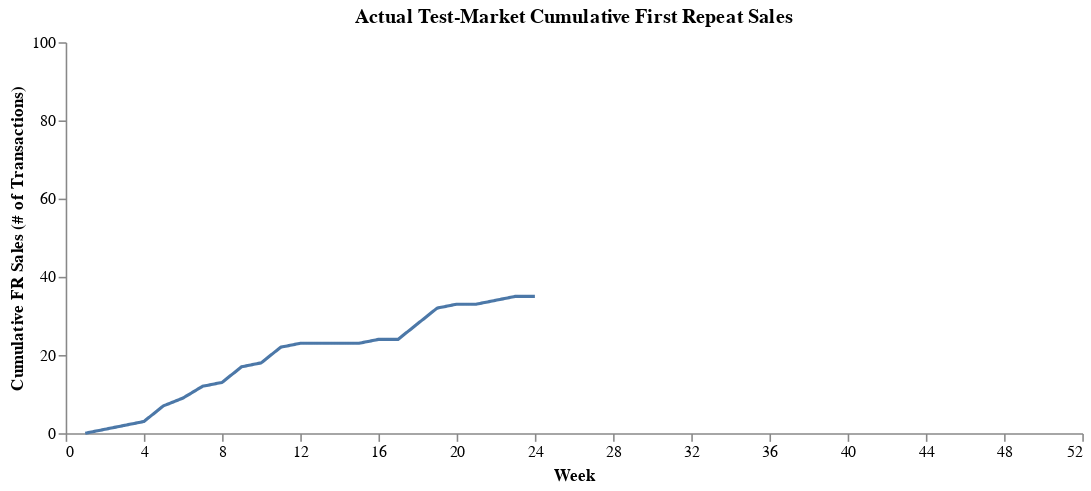

Source (notebook cell):
### Markdown cell above
#### Forecasting First-Repeat Transactions

### Code cell
(
    ChartTemp(modified_cum_trans.filter(pl.col('Week (t)')<=24))
    .line_encode('FR(t):Q', y_scale=alt.Scale(domain=[0, 100]), y_title='Cumulative FR Sales (# of Transactions)')
    .line_prop('Actual Test-Market Cumulative First Repeat Sales')
)

### Figure 1 — Vega-Lite specification as saved in the notebook (floating-point values rounded to 4 significant figures)
{"$schema": "https://vega.github.io/schema/vega-lite/v5.20.1.json", "config": {"axisX": {"grid": false}, "axisY": {"grid": false}, "view": {"continuousHeight": 300, "continuousWidth": 300, "stroke": null}}, "data": {"name": "data-b5695179706b3d78752f038cacb9ffe0"}, "datasets": {"data-b5695179706b3d78752f038cacb9ffe0": [{"AR(t)": 0, "FR(t)": 0, "S(t)": 8, "T(t)": 8, "Week (t)": 1}, {"AR(t)": 0, "FR(t)": 1, "S(t)": 15, "T(t)": 14, "Week (t)": 2}, {"AR(t)": 0, "FR(t)": 2, "S(t)": 18, "T(t)": 16, "Week (t)": 3}, {"AR(t)": 0, "FR(t)": 3, "S(t)": 35, "T(t)": 32, "Week (t)": 4}, {"AR(t)": 0, "FR(t)": 7, "S(t)": 47, "T(t)": 40, "Week (t)": 5}, {"AR(t)": 2, "FR(t)": 9, "S(t)": 58, "T(t)": 47, "Week (t)": 6}, {"AR(t)": 3, "FR(t)": 12, "S(t)": 65, "T(t)": 50, "Week (t)": 7}, {"AR(t)": 4, "FR(t)": 13, "S(t)": 69, "T(t)": 52, "Week (t)": 8}, {"AR(t)": 7, "FR(t)": 17, "S(t)": 81, "T(t)": 57, "Week (t)": 9}, {"AR(t)": 9, "FR(t)": 18, "S(t)": 87, "T(t)": 60, "Week (t)": 10}, {"AR(t)": 13, "FR(t)": 22, "S(t)": 100, "T(t)": 65, "Week (t)": 11}, {"AR(t)": 15, "FR(t)": 23, "S(t)": 105, "T(t)": 67, "Week (t)": 12}, {"AR(t)": 16, "FR(t)": 23, "S(t)": 107, "T(t)": 68, "Week (t)": 13}, {"AR(t)": 18, "FR(t)": 23, "S(t)": 113, "T(t)": 72, "Week (t)": 14}, {"AR(t)": 19, "FR(t)": 23, "S(t)": 117, "T(t)": 75, "Week (t)": 15}, {"AR(t)": 21, "FR(t)": 24, "S(t)": 126, "T(t)": 81, "Week (t)": 16}, {"AR(t)": 26, "FR(t)": 24, "S(t)": 140, "T(t)": 90, "Week (t)": 17}, {"AR(t)": 30, "FR(t)": 28, "S(t)": 152, "T(t)": 94, "Week (t)": 18}, {"AR(t)": 32, "FR(t)": 32, "S(t)": 160, "T(t)": 96, "Week (t)": 19}, {"AR(t)": 35, "FR(t)": 33, "S(t)": 164, "T(t)": 96, "Week (t)": 20}, {"AR(t)": 38, "FR(t)": 33, "S(t)": 167, "T(t)": 96, "Week (t)": 21}, {"AR(t)": 39, "FR(t)": 34, "S(t)": 170, "T(t)": 97, "Week (t)": 22}, {"AR(t)": 40, "FR(t)": 35, "S(t)": 172, "T(t)": 97, "Week (t)": 23}, {"AR(t)": 43, "FR(t)": 35, "S(t)": 179, "T(t)": 101, "Week (t)": 24}]}, "encoding": {"color": {}, "x": {"axis": {"labelExpr": "datum.value", "title": "Week", "values": [0, 4, 8, 12, 16, 20, 24, 28, 32, 36, 40, 44, 48, 52]}, "field": "Week (t)", "scale": {"domain": [0, 52]}, "type": "quantitative"}, "y": {"field": "FR(t)", "scale": {"domain": [0, 100]}, "title": "Cumulative FR Sales (# of Transactions)", "type": "quantitative"}}, "height": 250, "mark": {"strokeDash": [1, 0], "strokeWidth": 2, "type": "line"}, "title": "Actual Test-Market Cumulative First Repeat Sales", "width": 650}
